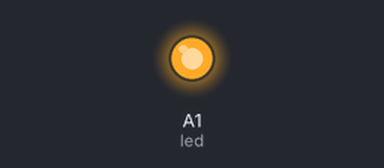
A sketch run on a simulated Arduino Uno, built with avr-gcc and run on an emulated ATmega328P. On the bench: output pins drawn as LEDs (lit = HIGH).

Above: at 0.05 s.
Timing chart, 0 to 3.0 s (numbered marks = the images above):
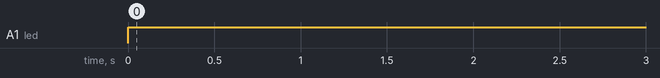

Measured:
- by itself, A1 (led): LOW → HIGH at 0.00 s

The sketch:

sketch_001.ino
```cpp
int led = A1;

void setup() {
  // put your setup code here, to run once:
  pinMode(led, OUTPUT);
}

void loop() {
  // put your main code here, to run repeatedly:
  digitalWrite(led,HIGH);
  delay(1000);
  digitalWrite(led, LOW);
}
```
